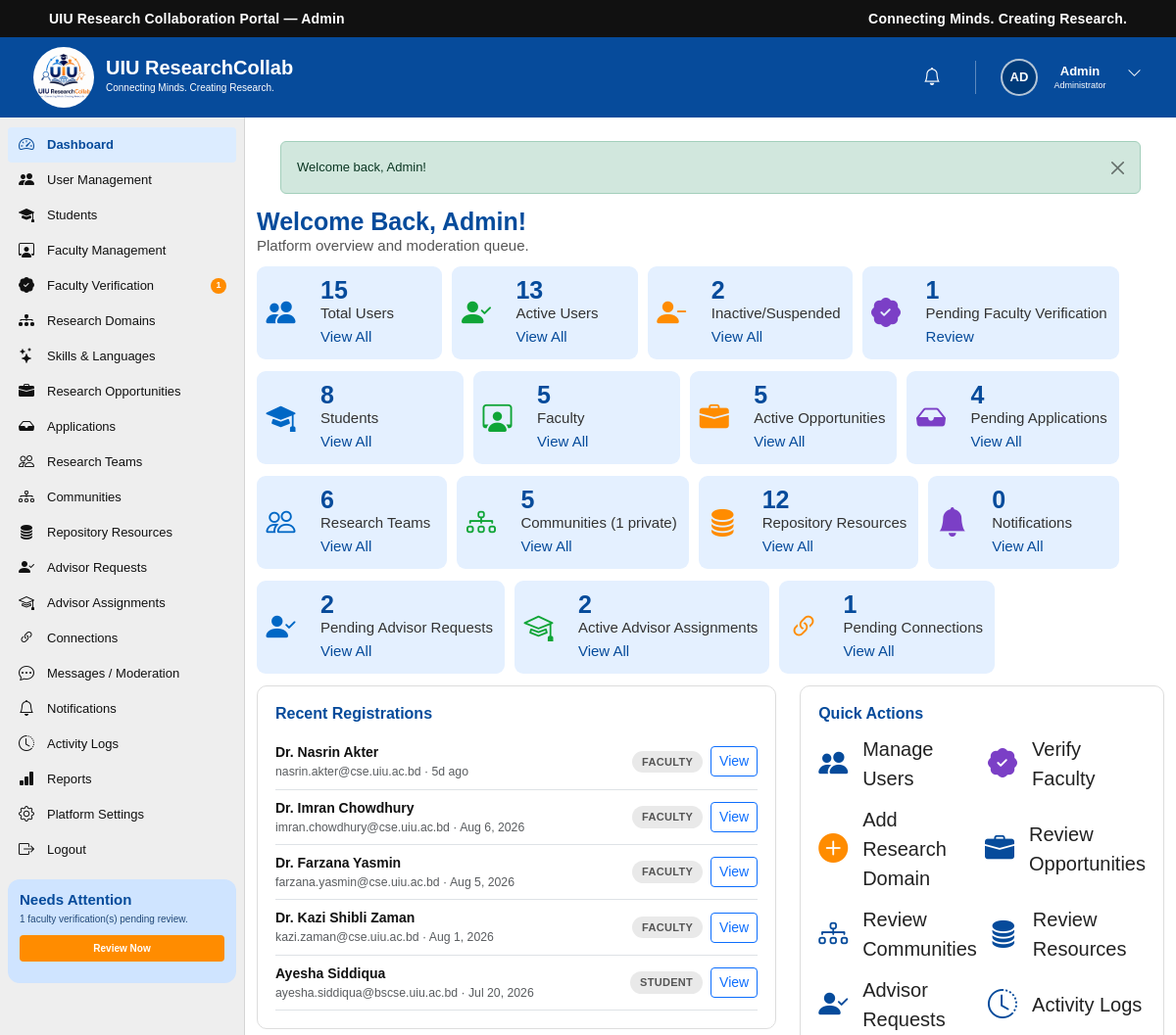
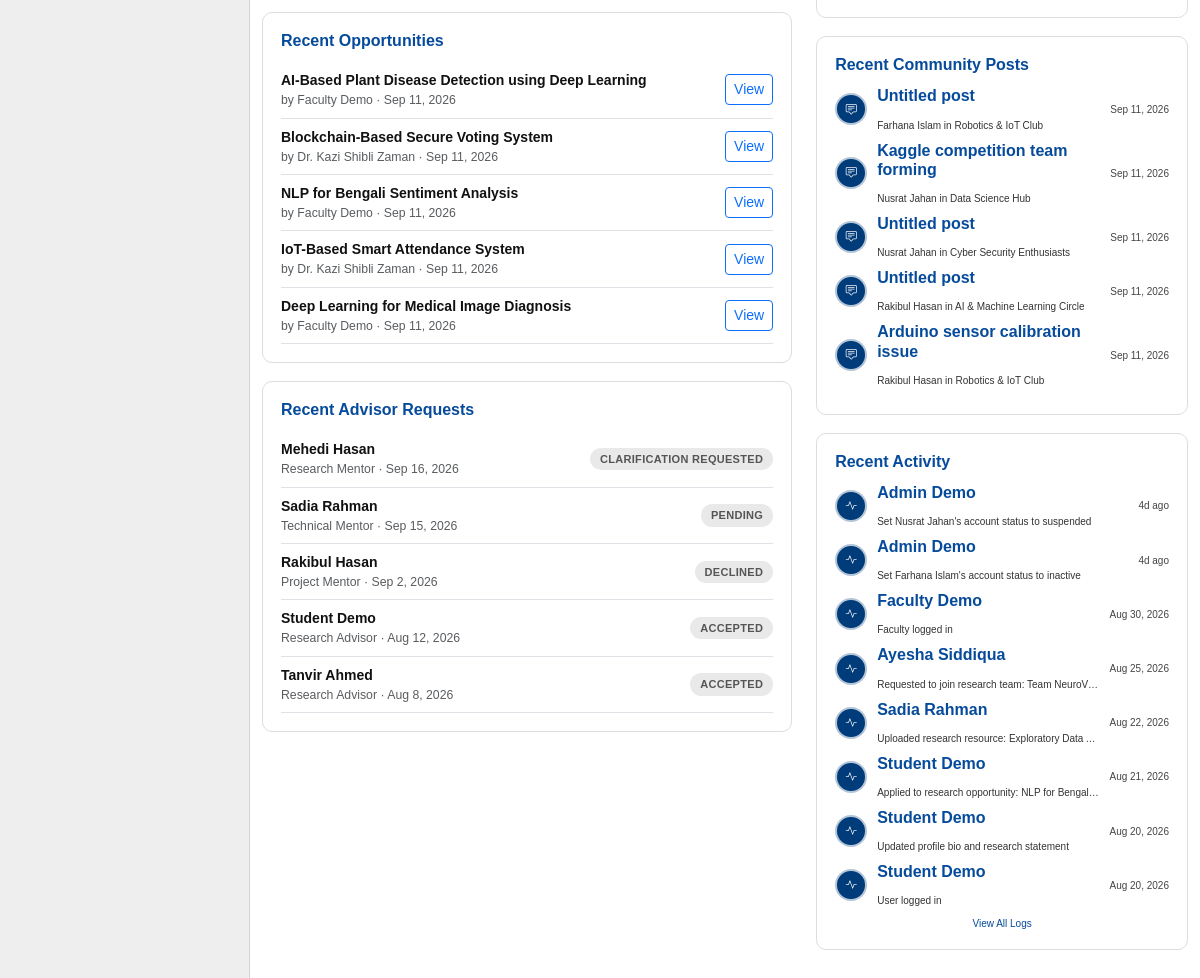
The page /admin/dashboard.php (signed in) on the database its author committed (2 pictures, top to bottom).
### tables this page shows
CREATE TABLE `users` (
  `id` int(10) UNSIGNED NOT NULL,
  `name` varchar(100) NOT NULL,
  `email` varchar(150) NOT NULL,
  `password` varchar(255) NOT NULL,
  `role` enum('student','faculty','admin') NOT NULL DEFAULT 'student',
  `status` enum('active','inactive','suspended') NOT NULL DEFAULT 'active',
  `email_verified_at` datetime DEFAULT NULL,
  `last_login_at` datetime DEFAULT NULL,
  `created_at` timestamp NOT NULL DEFAULT current_timestamp(),
  `updated_at` timestamp NOT NULL DEFAULT current_timestamp() ON UPDATE current_timestamp()
);

CREATE TABLE `research_opportunities` (
  `id` int(10) UNSIGNED NOT NULL,
  `created_by` int(10) UNSIGNED NOT NULL,
  `title` varchar(250) NOT NULL,
  `description` text DEFAULT NULL,
  `problem_statement` text DEFAULT NULL,
  `requirements` text DEFAULT NULL,
  `project_type` varchar(100) DEFAULT NULL,
  `team_size_min` int(10) UNSIGNED DEFAULT 2,
  `team_size_max` int(10) UNSIGNED DEFAULT 6,
  `deadline` date DEFAULT NULL,
  `status` enum('Open','Closed','Draft','Completed') DEFAULT 'Open',
  `visibility` enum('Public','Community','Private') DEFAULT 'Public',
  `created_at` timestamp NOT NULL DEFAULT current_timestamp(),
  `updated_at` timestamp NOT NULL DEFAULT current_timestamp() ON UPDATE current_timestamp()
);

CREATE TABLE IF NOT EXISTS `advisor_requests` (
  `id` int(10) UNSIGNED NOT NULL AUTO_INCREMENT,
  `requester_type` enum('student','team') NOT NULL,
  `requested_by_user_id` int(10) UNSIGNED NOT NULL,
  `faculty_user_id` int(10) UNSIGNED NOT NULL,
  `team_id` int(10) UNSIGNED DEFAULT NULL,
  `project_id` int(10) UNSIGNED DEFAULT NULL,
  `opportunity_id` int(10) UNSIGNED DEFAULT NULL,
  `request_type` enum('research_advisor','paper_advisor','project_mentor','fydp_supervisor','research_mentor','technical_mentor') NOT NULL,
  `title` varchar(200) DEFAULT NULL,
  `message` text DEFAULT NULL,
  `research_summary` text DEFAULT NULL,
  `expected_commitment` varchar(150) DEFAULT NULL,
  `preferred_meeting_frequency` varchar(100) DEFAULT NULL,
  `status` enum('pending','accepted','declined','clarification_requested','cancelled','completed') NOT NULL DEFAULT 'pending',
  `faculty_response` text DEFAULT NULL,
  `responded_at` datetime DEFAULT NULL,
  `created_at` timestamp NOT NULL DEFAULT current_timestamp(),
  `updated_at` timestamp NOT NULL DEFAULT current_timestamp() ON UPDATE current_timestamp(),
  PRIMARY KEY (`id`),
  KEY `idx_advisor_request_faculty_status` (`faculty_user_id`,`status`),
  KEY `idx_advisor_request_requester` (`requested_by_user_id`,`status`),
  KEY `idx_advisor_request_team` (`team_id`),
  KEY `idx_advisor_request_project` (`project_id`),
  KEY `idx_advisor_request_opportunity` (`opportunity_id`)
);

CREATE TABLE `community_posts` (
  `id` int(10) UNSIGNED NOT NULL,
  `community_id` int(10) UNSIGNED NOT NULL,
  `user_id` int(10) UNSIGNED NOT NULL,
  `title` varchar(250) DEFAULT NULL,
  `content` text NOT NULL,
  `created_at` timestamp NOT NULL DEFAULT current_timestamp(),
  `updated_at` timestamp NOT NULL DEFAULT current_timestamp() ON UPDATE current_timestamp()
);

CREATE TABLE `communities` (
  `id` int(10) UNSIGNED NOT NULL,
  `name` varchar(200) NOT NULL,
  `description` text DEFAULT NULL,
  `domain_id` int(10) UNSIGNED DEFAULT NULL,
  `created_by` int(10) UNSIGNED NOT NULL,
  `cover_image` varchar(255) DEFAULT NULL,
  `privacy` enum('Public','Private') DEFAULT 'Public',
  `status` enum('Active','Inactive') DEFAULT 'Active',
  `created_at` timestamp NOT NULL DEFAULT current_timestamp(),
  `updated_at` timestamp NOT NULL DEFAULT current_timestamp() ON UPDATE current_timestamp()
);

CREATE TABLE `activity_logs` (
  `id` int(10) UNSIGNED NOT NULL,
  `user_id` int(10) UNSIGNED NOT NULL,
  `activity_type` varchar(100) DEFAULT NULL,
  `description` text DEFAULT NULL,
  `related_type` varchar(100) DEFAULT NULL,
  `related_id` int(10) UNSIGNED DEFAULT NULL,
  `created_at` timestamp NOT NULL DEFAULT current_timestamp()
);

### admin/dashboard.php (the view, shortened to what the rows shown need)
<?php
require_once __DIR__ . '/../includes/admin_guard.php';
$pdo    = db();
$recentUsers = $pdo->query("SELECT id, name, email, role, status, created_at FROM users ORDER BY created_at DESC LIMIT 5")->fetchAll();
$recentOpportunities = $pdo->query("SELECT o.id, o.title, o.status, o.created_at, u.name AS creator_name FROM research_opportunities o JOIN users u ON u.id = o.created_by ORDER BY o.created_at DESC LIMIT 5")->fetchAll();
$recentPosts = $pdo->query("SELECT cp.id, cp.title, cp.created_at, c.name AS community_name, u.name AS author_name FROM community_posts cp JOIN communities c ON c.id = cp.community_id JOIN users u ON u.id = cp.user_id ORDER BY cp.created_at DESC LIMIT 5")->fetchAll();
$recentAdvisorRequests = $pdo->query("SELECT ar.id, ar.request_type, ar.status, ar.created_at, u.name AS requester_name FROM advisor_requests ar JOIN users u ON u.id = ar.requested_by_user_id ORDER BY ar.created_at DESC LIMIT 5")->fetchAll();
$recentActivity = $pdo->query("SELECT al.*, u.name AS user_name FROM activity_logs al JOIN users u ON u.id = al.user_id ORDER BY al.created_at DESC LIMIT 8")->fetchAll();
?>
<!DOCTYPE html>
<html lang="en">
<head>
    <link href="https://cdn.jsdelivr.net/npm/bootstrap@5.3.3/dist/css/bootstrap.min.css" rel="stylesheet">
    <link rel="stylesheet" href="https://cdn.jsdelivr.net/npm/bootstrap-icons@1.11.3/font/bootstrap-icons.min.css">
    <link rel="stylesheet" href="../CSS/dashboard.css">
</head>
<body>
<?php require __DIR__ . '/../includes/admin_header.php'; ?>
    <main class="dashboard-main">
        <div class="welcome-section">
            <h2>Welcome Back, <span class="user-first-name"><?= e(explode(' ', trim($currentUser['name']))[0]) ?></span>!</h2>
        </div>
        <div class="row">
            <div class="col-lg-7">
                <div class="app-panel">
                    <?php foreach ($recentUsers as $u): ?>
                        <div class="d-flex justify-content-between align-items-center py-2 border-bottom">
                            <div><div class="fw-semibold"><?= e($u['name']) ?></div><div class="text-muted small"><?= e($u['email']) ?> &middot; <?= e(time_ago($u['created_at'])) ?></div></div>
                            <div class="d-flex gap-2 align-items-center">
                                <span class="pill pill-gray"><?= e(ucfirst($u['role'])) ?></span>
                                <a href="<?= e(url('/admin/user-details.php?id=' . $u['id'])) ?>" class="btn btn-sm btn-outline-primary">View</a>
                            </div>
                        </div>
                    <?php endforeach; ?>
                </div>
                <div class="app-panel">
                    <?php foreach ($recentOpportunities as $o): ?>
                        <div class="d-flex justify-content-between align-items-center py-2 border-bottom">
                            <div><div class="fw-semibold"><?= e($o['title']) ?></div><div class="text-muted small">by <?= e($o['creator_name']) ?> &middot; <?= e(time_ago($o['created_at'])) ?></div></div>
                            <a href="<?= e(url('/admin/opportunity-details.php?id=' . $o['id'])) ?>" class="btn btn-sm btn-outline-primary">View</a>
                        </div>
                    <?php endforeach; ?>
                </div>
                <div class="app-panel">
                    <?php foreach ($recentAdvisorRequests as $r): ?>
                        <div class="d-flex justify-content-between align-items-center py-2 border-bottom">
                            <div><div class="fw-semibold"><?= e($r['requester_name']) ?></div><div class="text-muted small"><?= e(ucwords(str_replace('_', ' ', $r['request_type']))) ?> &middot; <?= e(time_ago($r['created_at'])) ?></div></div>
                            <span class="pill pill-gray"><?= e(str_replace('_', ' ', $r['status'])) ?></span>
                        </div>
                    <?php endforeach; ?>
                </div>
            </div>
            <div class="col-lg-5">
                <div class="app-panel">
                    <?php foreach ($recentPosts as $p): ?>
                        <div class="recent-message">
                            <span class="user-avatar avatar-initials" style="width:32px;height:32px;font-size:11px;border-radius:50%;"><i class="bi bi-chat-square-text"></i></span>
                            <div class="message-content"><h3><?= e($p['title'] ?: 'Untitled post') ?></h3><p><?= e($p['author_name']) ?> in <?= e($p['community_name']) ?></p></div>
                            <div class="message-meta"><span><?= e(time_ago($p['created_at'])) ?></span></div>
                        </div>
                    <?php endforeach; ?>
                </div>
                <div class="app-panel">
                    <?php foreach ($recentActivity as $a): ?>
                        <div class="recent-message">
                            <span class="user-avatar avatar-initials" style="width:32px;height:32px;font-size:11px;border-radius:50%;"><i class="bi bi-activity"></i></span>
                            <div class="message-content"><h3><?= e($a['user_name']) ?></h3><p><?= e($a['description']) ?></p></div>
                            <div class="message-meta"><span><?= e(time_ago($a['created_at'])) ?></span></div>
                        </div>
                    <?php endforeach; ?>
                </div>
            </div>
        </div>
    </main>
<?php require __DIR__ . '/../includes/footer.php'; ?>
</body>
</html>

### includes/admin_header.php (shortened to what the rows shown need)
<header class="dashboard-header">
    <div class="dashboard-header-left">
        <div class="dashboard-brand">
            <h1>UIU ResearchCollab</h1>
        </div>
    </div>
    <div class="dashboard-header-right">
        <div class="dropdown dashboard-user-dropdown">
            <button class="dashboard-user btn p-0 border-0 bg-transparent" type="button" data-bs-toggle="dropdown" aria-expanded="false" aria-label="User menu">
                <span class="user-avatar avatar-initials"><?= e(initials($currentUser['name'])) ?></span>
                <div class="user-information">
                    <h3 class="user-first-name"><?= e(explode(' ', trim($currentUser['name']))[0] ?? $currentUser['name']) ?></h3>
                    <p>Administrator</p>
                </div>
                <span class="user-dropdown-button"><i class="bi bi-chevron-down"></i></span>
            </button>
        </div>
    </div>
</header>
<div class="dashboard-wrapper">

### rows shown on the page
users: name "AD", name "Admin"
users: name "Dr. Nasrin Akter", email "nasrin.akter@cse.uiu.ac.bd", created_at "5d ago", role "FACULTY"
users: name "Dr. Imran Chowdhury", email "imran.chowdhury@cse.uiu.ac.bd", created_at "Aug 6, 2026", role "FACULTY"
users: name "Dr. Farzana Yasmin", email "farzana.yasmin@cse.uiu.ac.bd", created_at "Aug 5, 2026", role "FACULTY"
users: name "Dr. Kazi Shibli Zaman", email "kazi.zaman@cse.uiu.ac.bd", created_at "Aug 1, 2026", role "FACULTY"
users: name "Ayesha Siddiqua", email "ayesha.siddiqua@bscse.uiu.ac.bd", created_at "Jul 20, 2026", role "STUDENT"
research_opportunities: title "AI-Based Plant Disease Detection using Deep Learning", created_by.name "Faculty Demo", created_at "Sep 11, 2026"
research_opportunities: title "Blockchain-Based Secure Voting System", created_by.name "Dr. Kazi Shibli Zaman", created_at "Sep 11, 2026"
research_opportunities: title "NLP for Bengali Sentiment Analysis", created_by.name "Faculty Demo", created_at "Sep 11, 2026"
research_opportunities: title "IoT-Based Smart Attendance System", created_by.name "Dr. Kazi Shibli Zaman", created_at "Sep 11, 2026"
research_opportunities: title "Deep Learning for Medical Image Diagnosis", created_by.name "Faculty Demo", created_at "Sep 11, 2026"
advisor_requests: users.name "Mehedi Hasan", request_type "Research Mentor", created_at "Sep 16, 2026", status "CLARIFICATION REQUESTED"
advisor_requests: users.name "Sadia Rahman", request_type "Technical Mentor", created_at "Sep 15, 2026", status "PENDING"
advisor_requests: users.name "Rakibul Hasan", request_type "Project Mentor", created_at "Sep 2, 2026", status "DECLINED"
advisor_requests: users.name "Student Demo", request_type "Research Advisor", created_at "Aug 12, 2026", status "ACCEPTED"
advisor_requests: users.name "Tanvir Ahmed", request_type "Research Advisor", created_at "Aug 8, 2026", status "ACCEPTED"
community_posts: title "Untitled post", user.name "Farhana Islam", community.name "Robotics & IoT Club", created_at "Sep 11, 2026"
community_posts: title "Kaggle competition team forming", user.name "Nusrat Jahan", community.name "Data Science Hub", created_at "Sep 11, 2026"
community_posts: title "Untitled post", user.name "Nusrat Jahan", community.name "Cyber Security Enthusiasts", created_at "Sep 11, 2026"
community_posts: title "Untitled post", user.name "Rakibul Hasan", community.name "AI & Machine Learning Circle", created_at "Sep 11, 2026"
community_posts: title "Arduino sensor calibration issue", user.name "Rakibul Hasan", community.name "Robotics & IoT Club", created_at "Sep 11, 2026"
activity_logs: user.name "Admin Demo", description "Set Nusrat Jahan's account status to suspended", created_at "4d ago"
activity_logs: user.name "Admin Demo", description "Set Farhana Islam's account status to inactive", created_at "4d ago"
activity_logs: user.name "Faculty Demo", description "Faculty logged in", created_at "Aug 30, 2026"
activity_logs: user.name "Ayesha Siddiqua", description "Requested to join research team: Team NeuroV…", created_at "Aug 25, 2026"
activity_logs: user.name "Sadia Rahman", description "Uploaded research resource: Exploratory Data…", created_at "Aug 22, 2026"
activity_logs: user.name "Student Demo", description "Applied to research opportunity: NLP for Bengal…", created_at "Aug 21, 2026"
activity_logs: user.name "Student Demo", description "Updated profile bio and research statement", created_at "Aug 20, 2026"
activity_logs: user.name "Student Demo", description "User logged in", created_at "Aug 20, 2026"

### other values the page prints
$label "Dashboard"
$label "User Management"
$label "Students"
$label "Faculty Management"
$label "Faculty Verification"
$pendingVerificationCount "1"
$label "Research Domains"
$label "Skills & Languages"
$label "Research Opportunities"
$label "Applications"
$label "Research Teams"
$label "Communities"
$label "Repository Resources"
$label "Advisor Requests"
$label "Advisor Assignments"
